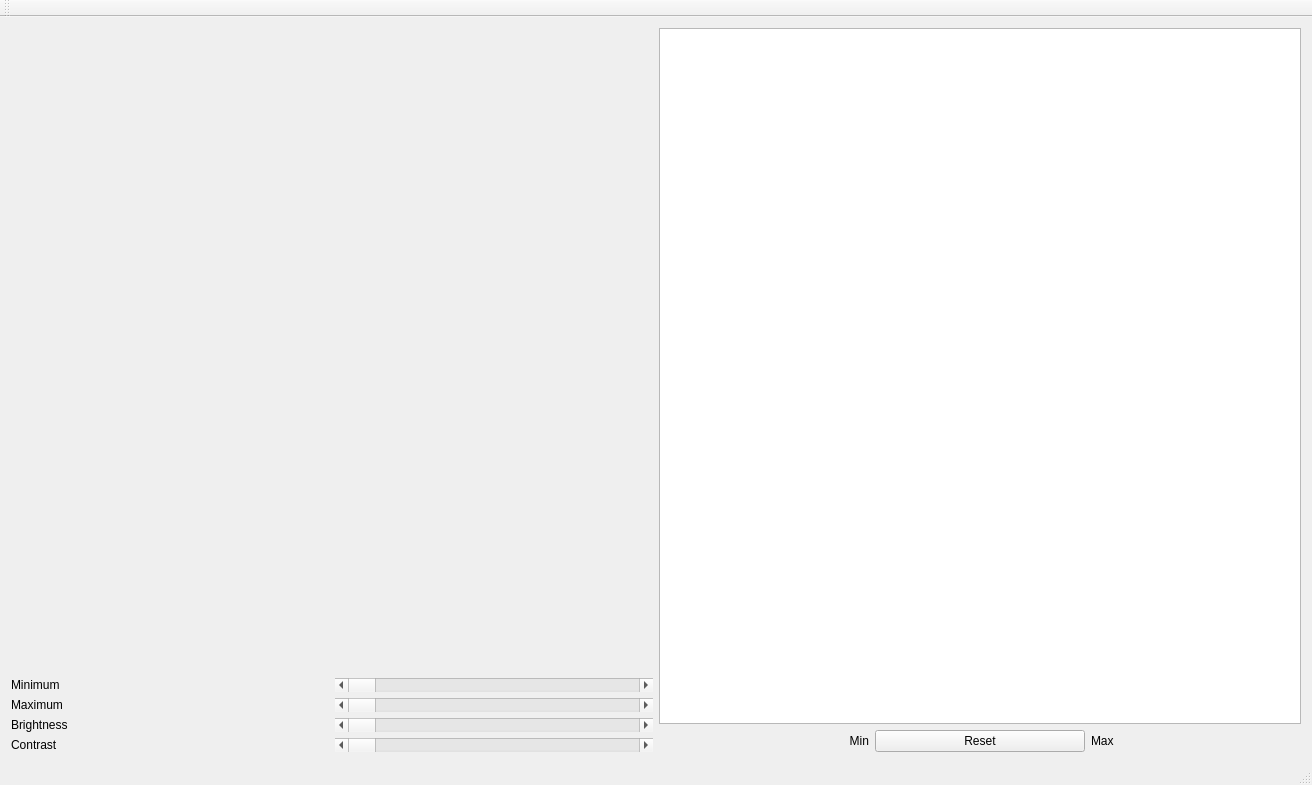
<?xml version="1.0" encoding="UTF-8"?>
<ui version="4.0">
 <class>MainWindow</class>
 <widget class="QMainWindow" name="MainWindow">
  <property name="geometry">
   <rect>
    <x>0</x>
    <y>0</y>
    <width>1312</width>
    <height>785</height>
   </rect>
  </property>
  <property name="windowTitle">
   <string>MainWindow</string>
  </property>
  <widget class="QWidget" name="centralWidget">
   <layout class="QGridLayout" name="gridLayout_3">
    <item row="0" column="0">
     <layout class="QGridLayout" name="gridLayout_2">
      <item row="0" column="0" colspan="2">
       <widget class="QCustomPlot" name="widget" native="true"/>
      </item>
      <item row="1" column="0">
       <widget class="QLabel" name="label_3">
        <property name="text">
         <string>Minimum</string>
        </property>
       </widget>
      </item>
      <item row="2" column="1">
       <widget class="QScrollBar" name="horizontalScrollBar_2">
        <property name="orientation">
         <enum>Qt::Horizontal</enum>
        </property>
       </widget>
      </item>
      <item row="1" column="1">
       <widget class="QScrollBar" name="horizontalScrollBar">
        <property name="orientation">
         <enum>Qt::Horizontal</enum>
        </property>
       </widget>
      </item>
      <item row="2" column="0">
       <widget class="QLabel" name="label_4">
        <property name="text">
         <string>Maximum</string>
        </property>
       </widget>
      </item>
      <item row="3" column="0">
       <widget class="QLabel" name="label_5">
        <property name="text">
         <string>Brightness</string>
        </property>
       </widget>
      </item>
      <item row="3" column="1">
       <widget class="QScrollBar" name="horizontalScrollBar_3">
        <property name="orientation">
         <enum>Qt::Horizontal</enum>
        </property>
       </widget>
      </item>
      <item row="4" column="0">
       <widget class="QLabel" name="label_6">
        <property name="text">
         <string>Contrast</string>
        </property>
       </widget>
      </item>
      <item row="4" column="1">
       <widget class="QScrollBar" name="horizontalScrollBar_4">
        <property name="orientation">
         <enum>Qt::Horizontal</enum>
        </property>
       </widget>
      </item>
     </layout>
    </item>
    <item row="0" column="1">
     <layout class="QGridLayout" name="gridLayout">
      <item row="0" column="0" colspan="3">
       <widget class="QGraphicsView" name="graphicsView"/>
      </item>
      <item row="1" column="2">
       <widget class="QLabel" name="label_2">
        <property name="text">
         <string>Max</string>
        </property>
       </widget>
      </item>
      <item row="1" column="0">
       <widget class="QLabel" name="label">
        <property name="text">
         <string>Min</string>
        </property>
        <property name="alignment">
         <set>Qt::AlignRight|Qt::AlignTrailing|Qt::AlignVCenter</set>
        </property>
       </widget>
      </item>
      <item row="1" column="1">
       <widget class="QPushButton" name="pushButton">
        <property name="text">
         <string>Reset</string>
        </property>
       </widget>
      </item>
     </layout>
    </item>
   </layout>
  </widget>
  <widget class="QMenuBar" name="menuBar">
   <property name="geometry">
    <rect>
     <x>0</x>
     <y>0</y>
     <width>1312</width>
     <height>21</height>
    </rect>
   </property>
  </widget>
  <widget class="QToolBar" name="mainToolBar">
   <attribute name="toolBarArea">
    <enum>TopToolBarArea</enum>
   </attribute>
   <attribute name="toolBarBreak">
    <bool>false</bool>
   </attribute>
  </widget>
  <widget class="QStatusBar" name="statusBar"/>
 </widget>
 <layoutdefault spacing="6" margin="11"/>
 <customwidgets>
  <customwidget>
   <class>QCustomPlot</class>
   <extends>QWidget</extends>
   <header location="global">qcustomplot.h</header>
   <container>1</container>
  </customwidget>
 </customwidgets>
 <resources/>
 <connections/>
</ui>
